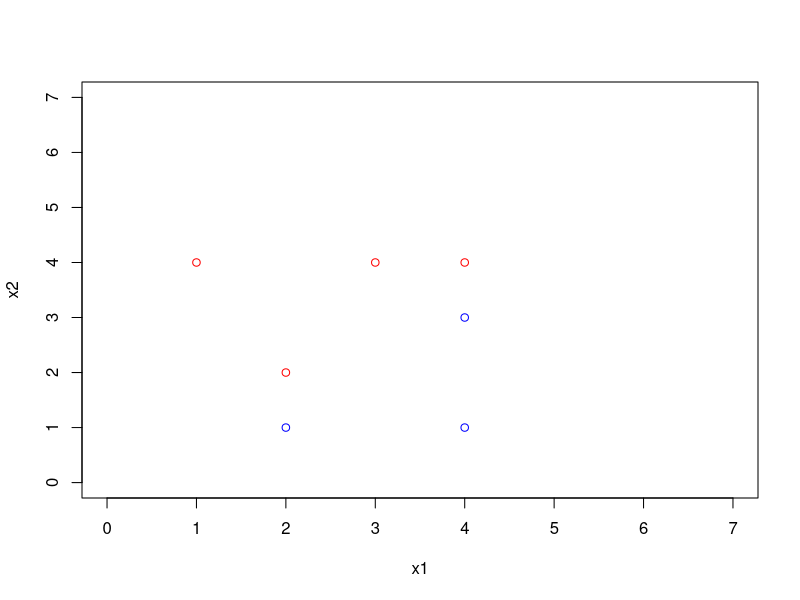

Generate this figure with R:
## ---- chunk 1
knitr::opts_chunk$set(echo = TRUE)
## ---- chunk 2
x1 = c(3, 2, 4, 1, 2, 4, 4)
x2 = c(4, 2, 4, 4, 1, 3, 1)
plot(x1, x2, col =  c("red", "red", "red", "red", "blue", "blue", "blue"), xlim = c(0, 7), ylim = c(0, 7))

## ---- chunk 3



